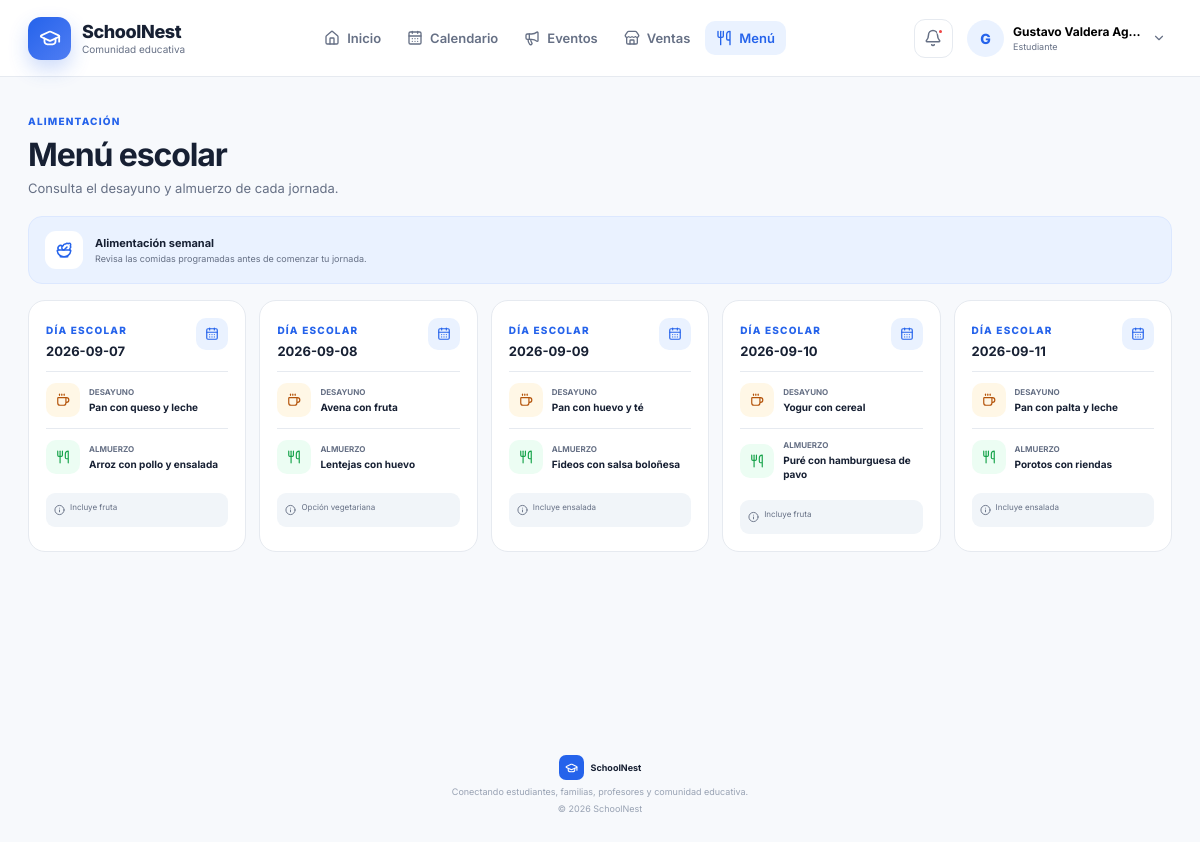
/menu (signed in), run on the app's committed database.
### tables this page shows
CREATE TABLE menus (

        id INTEGER PRIMARY KEY AUTOINCREMENT,

        menu_date TEXT UNIQUE NOT NULL,

        breakfast TEXT,

        lunch TEXT,

        notes TEXT,

        created_by INTEGER,

        FOREIGN KEY(created_by) REFERENCES users(id)

    );

### app.py (the view)
@app.route("/menu")
@login_required
def menu():
    connection = get_db()
    rows = connection.execute(
        """

        SELECT *

        FROM menus

        ORDER BY menu_date

        """
    ).fetchall()
    connection.close()
    return render_template(
        "menu.html",
        menus=rows
    )

### app.py (called while the page is built, shortened)
def get_db():
    connection = sqlite3.connect(DATABASE)
    connection.row_factory = sqlite3.Row
    return connection

def login_required(view):
    @wraps(view)
    def wrapped(*args, **kwargs):
        return view(
            *args,
            **kwargs
        )
    return wrapped

@app.context_processor
def global_data():
    return {
        "current_year":
            datetime.now().year
    }

### templates/menu.html (shortened to what this page needs)
{% extends "base.html" %}
{% block content %}
<section class="page-heading page-heading-actions">
    <div>
        <span class="eyebrow">
            Alimentación
        </span>
        <h1>
            Menú escolar
        </h1>
        <p>
            Consulta el desayuno y almuerzo
            de cada jornada.
        </p>
    </div>
</section>
<section class="menu-information-banner">
    <div class="menu-banner-icon">
        <i data-lucide="salad"></i>
    </div>
    <div>
        <strong>
            Alimentación semanal
        </strong>
        <span>
            Revisa las comidas programadas
            antes de comenzar tu jornada.
        </span>
    </div>
</section>
<section class="weekly-menu-grid">
{% for item in menus %}
<article class="menu-day-card">
    <div class="menu-day-header">
        <div>
            <span class="eyebrow">
                Día escolar
            </span>
            <h2>
                {{ item.menu_date }}
            </h2>
        </div>
        <div class="menu-calendar-icon">
            <i data-lucide="calendar-days"></i>
        </div>
    </div>
    <div class="meal-item">
        <div class="meal-icon breakfast">
            <i data-lucide="coffee"></i>
        </div>
        <div>
            <span>
                Desayuno
            </span>
            <strong>
                {{ item.breakfast }}
            </strong>
        </div>
    </div>
    <div class="meal-item">
        <div class="meal-icon lunch">
            <i data-lucide="utensils"></i>
        </div>
        <div>
            <span>
                Almuerzo
            </span>
            <strong>
                {{ item.lunch }}
            </strong>
        </div>
    </div>
    {% if item.notes %}
    <div class="menu-note">
        <i data-lucide="info"></i>
        {{ item.notes }}
    </div>
    {% endif %}
</article>
{% endfor %}
</section>
{% endblock %}

### templates/base.html (shortened to what this page needs)
<!DOCTYPE html>
<html lang="es">
<head>
    <link
        rel="stylesheet"
        href="{{ url_for('static', filename='css/style.css') }}"
    >
</head>
<body>
<header class="navbar">
    <div class="nav-container">
        <a
            class="brand"
            href="
            {% if session.get('user_id') %}
                {{ url_for('dashboard') }}
            {% else %}
                {{ url_for('index') }}
            {% endif %}
            "
        >
            <div class="brand-logo">
                <i data-lucide="graduation-cap"></i>
            </div>
            <div class="brand-copy">
                <strong>
                    SchoolNest
                </strong>
                <span>
                    Comunidad educativa
                </span>
            </div>
        </a>
        {% if session.get("user_id") %}
        <nav
            class="nav-links"
            id="navLinks"
        >
            <a
                href="{{ url_for('dashboard') }}"
                class="
                    nav-link
                "
            >
                <i data-lucide="house"></i>
                <span>
                    Inicio
                </span>
            </a>
            <a
                href="{{ url_for('calendar_view') }}"
                class="
                    nav-link
                "
            >
                <i data-lucide="calendar-days"></i>
                <span>
                    Calendario
                </span>
            </a>
            <a
                href="{{ url_for('events') }}"
                class="
                    nav-link
                "
            >
                <i data-lucide="megaphone"></i>
                <span>
                    Eventos
                </span>
            </a>
            <a
                href="{{ url_for('sales') }}"
                class="
                    nav-link
                "
            >
                <i data-lucide="store"></i>
                <span>
                    Ventas
                </span>
            </a>
            <a
                href="{{ url_for('menu') }}"
                class="
                    nav-link
                    {% if request.endpoint == 'menu' %}
                    active
                    {% endif %}
                "
            >
                <i data-lucide="utensils"></i>
                <span>
                    Menú
                </span>
            </a>
        </nav>
        <div class="navbar-right">
            <button
                class="notification-button"
                type="button"
                title="Notificaciones"
            >
                <i data-lucide="bell"></i>
                <span class="notification-dot"></span>
            </button>
            <div class="profile-wrapper">
                <button
                    class="profile-button"
                    type="button"
                    data-profile-toggle
                >
                    <div class="avatar">
                        {{ session.get("name", "U")[0]|upper }}
                    </div>
                    <div class="profile-copy">
                        <strong>
                            {{ session.get("name") }}
                        </strong>
                        <span>
                            {{ session.get("role")|capitalize }}
                        </span>
                    </div>
                    <i
                        class="profile-chevron"
                        data-lucide="chevron-down">
                    </i>
                </button>
            </div>
        </div>
        {% endif %}
    </div>
</header>
<main class="page-shell">
    {% block content %}
    {% endblock %}
</main>
<footer class="footer">
    <div class="footer-brand">
        <div class="footer-logo">
            <i data-lucide="graduation-cap"></i>
        </div>
        <strong>
            SchoolNest
        </strong>
    </div>
    <p>
        Conectando estudiantes, familias,
        profesores y comunidad educativa.
    </p>
    <span>
        © {{ current_year }} SchoolNest
    </span>
</footer>
</body>
</html>

### data on the page
menus: menu_date "2026-09-07", breakfast "Pan con queso y leche", lunch "Arroz con pollo y ensalada", notes "Incluye fruta"
menus: menu_date "2026-09-08", breakfast "Avena con fruta", lunch "Lentejas con huevo", notes "Opción vegetariana"
menus: menu_date "2026-09-09", breakfast "Pan con huevo y té", lunch "Fideos con salsa boloñesa", notes "Incluye ensalada"
menus: menu_date "2026-09-10", breakfast "Yogur con cereal", lunch "Puré con hamburguesa de pavo", notes "Incluye fruta"
menus: menu_date "2026-09-11", breakfast "Pan con palta y leche", lunch "Porotos con riendas", notes "Incluye ensalada"

### other printed values
{{ session.get("name", "U")[0]|upper }} "G"
{{ session.get("name") }} "Gustavo Valdera Ag…"
{{ session.get("role")|capitalize }} "Estudiante"
